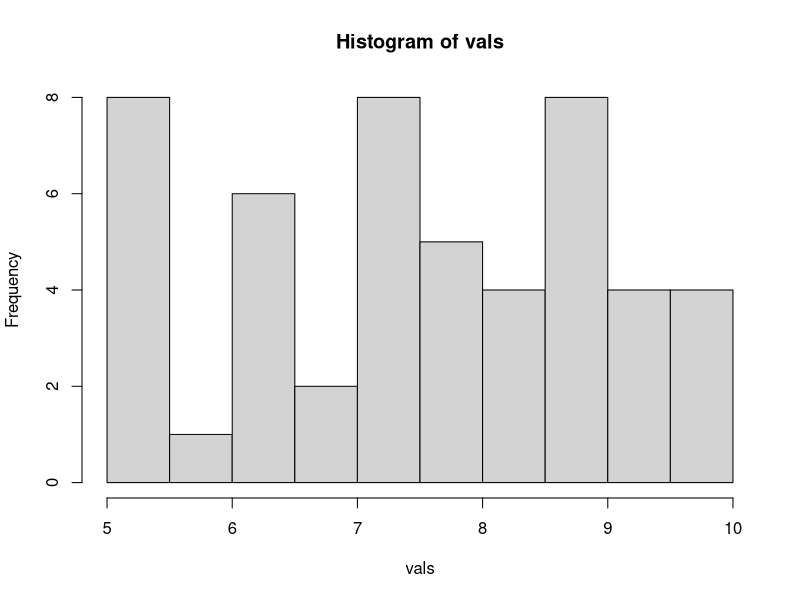
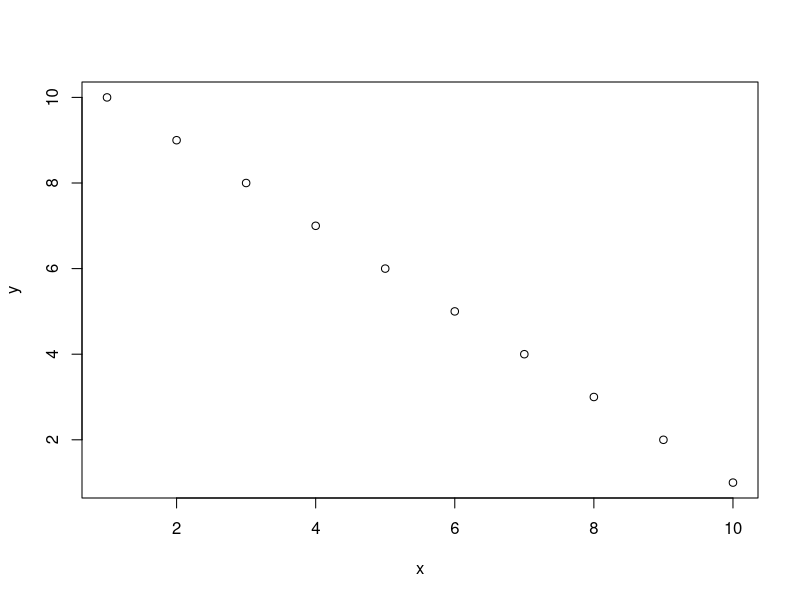
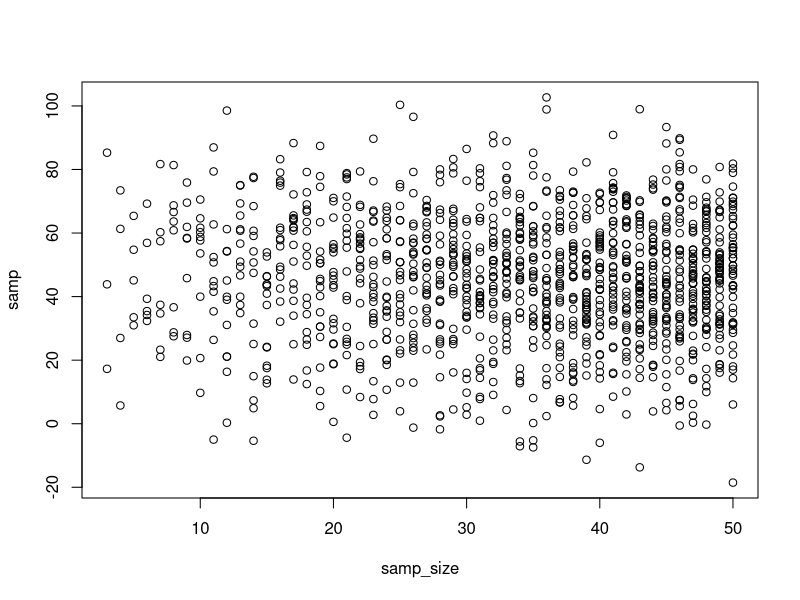
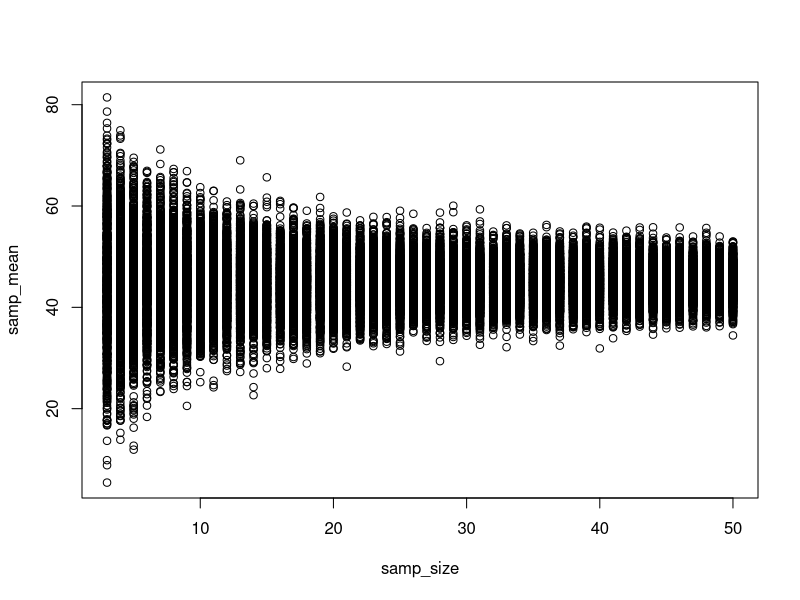
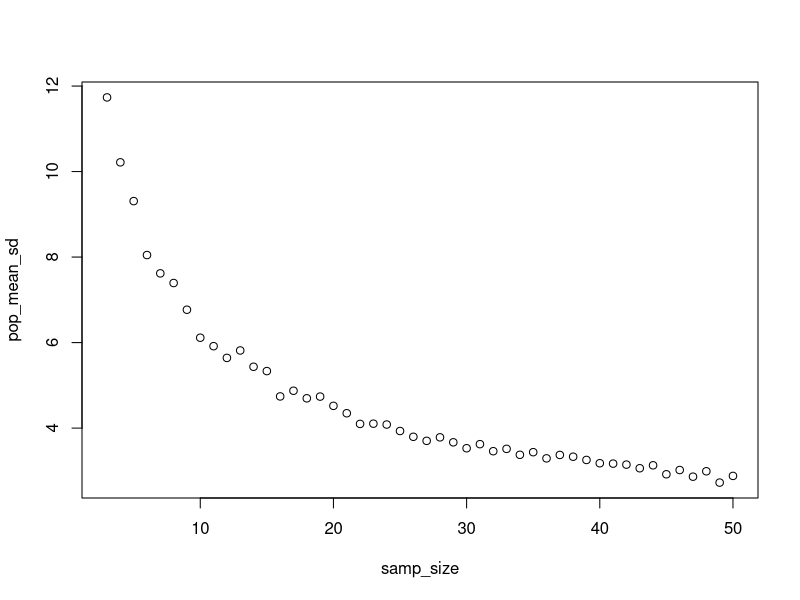

The R source for these figures, in order:
## ---- chunk 1
knitr::opts_chunk$set(echo = TRUE,
                      message = FALSE,
                      warning = FALSE)
## ---- chunk 2
vec <- 1:10
len <- length(vec)
sq <- sqrt(len)
log(sq)
## ---- chunk 3
log(sqrt(length(1:10)))
## ---- chunk 4
#If you haven't, install.packages("magrittr") first
library(magrittr)
1:10 %>% sum()
## ---- chunk 5
1:10 %>% 
  sum() %>%
  sqrt()
## ---- chunk 6
#just some random numbers
vals <- runif(50, 5, 10)

#the histogram
hist(vals)
## ---- chunk 7
#first, a data frame
my_df <- data.frame(x=1:10, y=10:1)

#note how data is used
#as well as column names in the equation
plot(y ~ x, data=my_df)
## ---- chunk 8
library(dplyr)

mtcars2 <-  mutate(mtcars, log_mpg = log(mpg)) 

head(mtcars2)
## ---- chunk 9
mtcars2 <- mtcars %>%
    mutate(log_mpg = log(mpg))

head(mtcars2)
## ---- chunk 10
mtcars_group <- mtcars %>%
  group_by(gear) %>%
  mutate(avg_mpg = mean(mpg)) %>%
  ungroup()

head(mtcars_group)
## ---- chunk 11
mtcars %>%
  group_by(gear) %>%
  summarize(avg_mpg = mean(mpg),
            sd_mpg = sd(mpg)) %>% 
  ungroup()
## ---- chunk 12
head(select(mtcars2, -mpg))
## ---- chunk 13
mtcars3 <- mtcars %>%
  select(wt, am, gear)

head(mtcars3)
## ---- chunk 14
head(select(mtcars2, contains("mpg")))
## ---- chunk 15
mtcars_filter <- mtcars %>%
  filter(cyl != 3)

head(mtcars_filter)
## ---- chunk 16
replicate(n = 5, sum(1:10))
## ---- chunk 17
library(purrr)
map_dbl(1:5, ~sum(1:10))
## ---- chunk 18
map_df(1:10, ~data.frame(x = .x, y = sum(1:.x)))
## ---- chunk 19
map_df(1:10, ~data.frame(x = .x, y = cumsum(1:.x)))
## ---- chunk 20
my_vec <- c(11, 10, 10, 9, 10, 11, 10, 9, 10, 
            12, 9, 11, 8, 11, 11, 10, 11, 10, 
            11, 9)
## ---- chunk 21
set.seed(323)
samp <- rnorm(n = 40, mean = 10, sd = 3)
## ---- chunk 22
rbinom(10, size = 30, prob = 0.5)
## ---- chunk 23
runif(10, min = -1, max = 1)
## ---- chunk 24
# our assumptions
mean_pop <- 45
sd_pop <- 20

# use rep to repeat the sample sizes 3 through 50
samp_sim <- data.frame(samp_size = 3:50)
## ---- chunk 25
samp_sim_1 <- samp_sim %>%
  rowwise(samp_size) %>%
  summarize(samp = rnorm(samp_size, mean_pop, sd_pop))

plot(samp ~ samp_size, data = samp_sim_1)
## ---- chunk 26
samp_sim_means_2 <- samp_sim %>%
  rowwise(samp_size) %>%
  summarize(samp_mean = 
              replicate(2, rnorm(samp_size, mean_pop, sd_pop) %>% mean()))

samp_sim_means_2
## ---- chunk 27
# Take a data frame with a bunch of sample sizes
# For each row
# Replicate calculating the mean from a random draw some number of times
## ---- chunk 28
# Take a data frame with a bunch of sample sizes
sim_results <- samp_sim %>%

  # For each row
  rowwise(samp_size) %>%
  
  # Replicate calculating the mean from a random draw some number of times
  summarize(samp_mean = map_dbl(1:1000, 
                                ~ rnorm(samp_size, mean_pop, sd_pop) %>%
                                  mean()))
## ---- chunk 29
# Take a data frame with a bunch of sample sizes
sim_results <- samp_sim %>%

  # For each row
  rowwise(samp_size) %>%
  
  # Replicate calculating the mean 
  # and Sdfrom a random draw some number of times
  summarize(map_df(1:1000, 
                   ~data.frame(sim = .x,
                               samp_mean = rnorm(samp_size,
                                                 mean_pop, 
                                                 sd_pop) %>%
                                 mean(),
                               samp_sd = rnorm(samp_size,
                                               mean_pop, 
                                               sd_pop) %>%
                                 sd())))

sim_results
## ---- chunk 30
plot(samp_mean ~ samp_size, data=sim_results)
## ---- chunk 31
# Take our sampSim data
# Group it by sample size
# Take the SD of the sample size
# ungroup the resulting data
# Sort it by SD
# Look at the top 5 entries.
## ---- chunk 32
# Take our sampSim data
sampSim_summary <- sim_results %>%
  # Group it by sample size
  group_by(samp_size) %>%
  # Take the SD of the sample size
  summarize(pop_mean_sd = sd(samp_mean))

## ---- chunk 33
sampSim_summary <- sampSim_summary %>%
  # Sort it by SD
  arrange(pop_mean_sd)

sampSim_summary
## ---- chunk 34
plot(pop_mean_sd ~ samp_size, data = sampSim_summary)
## ---- chunk 35
mean(samp)

sd(samp)

median(samp)
## ---- chunk 36
IQR(samp)
## ---- chunk 37
#quartiles by defeault
quantile(samp)

#or, get what you want
quantile(samp, probs = c(0.05, 0.1, 0.5, 0.9, 0.95))
## ---- chunk 38
set.seed(2020)
samp <- rnorm(n = 40, mean = 10, sd = 3)
## ---- chunk 39
one_boot <- sample(samp, size = length(samp), replace = TRUE)
## ---- chunk 40
median_sims <- replicate(n = 100, 
                         median(sample(samp,length(samp), replace=TRUE)))

sd(median_sims)
